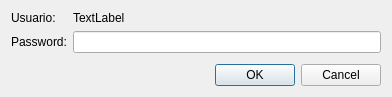
<?xml version="1.0" encoding="UTF-8"?>
<ui version="4.0">
 <class>shortLoginDialog</class>
 <widget class="QDialog" name="shortLoginDialog">
  <property name="geometry">
   <rect>
    <x>0</x>
    <y>0</y>
    <width>392</width>
    <height>97</height>
   </rect>
  </property>
  <property name="windowTitle">
   <string>Login::Usuario</string>
  </property>
  <layout class="QVBoxLayout" name="verticalLayout">
   <item>
    <layout class="QGridLayout" name="gridLayout">
     <item row="0" column="0">
      <widget class="QLabel" name="label">
       <property name="text">
        <string>Usuario: </string>
       </property>
      </widget>
     </item>
     <item row="1" column="0">
      <widget class="QLabel" name="label_2">
       <property name="text">
        <string>Password:</string>
       </property>
      </widget>
     </item>
     <item row="0" column="1">
      <widget class="QLabel" name="userEdit">
       <property name="text">
        <string>TextLabel</string>
       </property>
      </widget>
     </item>
     <item row="1" column="1">
      <widget class="QLineEdit" name="passwordLineEdit">
       <property name="echoMode">
        <enum>QLineEdit::Password</enum>
       </property>
      </widget>
     </item>
    </layout>
   </item>
   <item>
    <spacer name="verticalSpacer">
     <property name="orientation">
      <enum>Qt::Vertical</enum>
     </property>
     <property name="sizeHint" stdset="0">
      <size>
       <width>20</width>
       <height>0</height>
      </size>
     </property>
    </spacer>
   </item>
   <item>
    <widget class="QDialogButtonBox" name="buttonBox">
     <property name="orientation">
      <enum>Qt::Horizontal</enum>
     </property>
     <property name="standardButtons">
      <set>QDialogButtonBox::Cancel|QDialogButtonBox::Ok</set>
     </property>
    </widget>
   </item>
  </layout>
 </widget>
 <resources/>
 <connections>
  <connection>
   <sender>buttonBox</sender>
   <signal>accepted()</signal>
   <receiver>shortLoginDialog</receiver>
   <slot>accept()</slot>
   <hints>
    <hint type="sourcelabel">
     <x>248</x>
     <y>254</y>
    </hint>
    <hint type="destinationlabel">
     <x>157</x>
     <y>274</y>
    </hint>
   </hints>
  </connection>
  <connection>
   <sender>buttonBox</sender>
   <signal>rejected()</signal>
   <receiver>shortLoginDialog</receiver>
   <slot>reject()</slot>
   <hints>
    <hint type="sourcelabel">
     <x>316</x>
     <y>260</y>
    </hint>
    <hint type="destinationlabel">
     <x>286</x>
     <y>274</y>
    </hint>
   </hints>
  </connection>
 </connections>
</ui>
